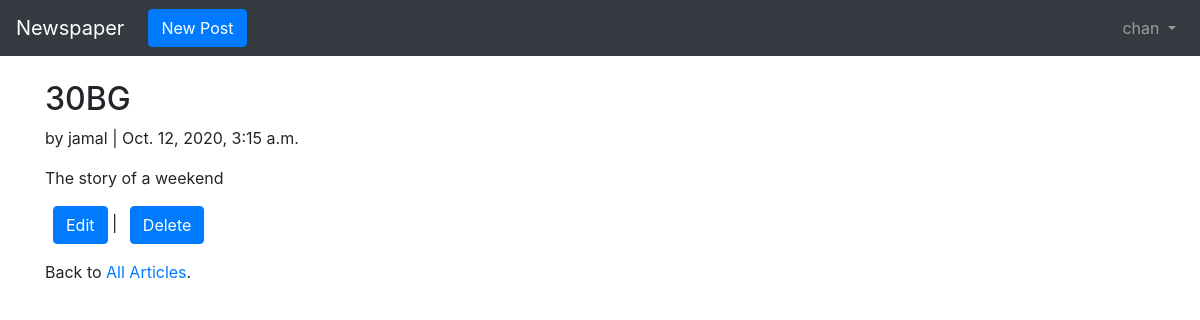
The page /articles/7/ (signed in) on the database its author committed.
### users/models.py (models this page shows)
class CustomUser(AbstractUser):
	age = models.PositiveIntegerField(null=True, blank=True)
	nickname = models.CharField(max_length=100, null=False)

### articles/models.py (models this page shows, shortened)
class Article(models.Model):
    title = models.CharField(max_length=250)
    body = models.TextField()
    date = models.DateTimeField(auto_now_add=True)
    author = models.ForeignKey(get_user_model(), on_delete=models.CASCADE, )
    class Meta:
        verbose_name = "Article"
        verbose_name_plural = "Articles"

### articles/views.py (the view)
# urls.py: path('<int:pk>/',ArticleDetailView.as_view(), name='article_detail'), # new
class ArticleDetailView(LoginRequiredMixin, DetailView): # new
	model = Article
	template_name = 'article_detail.html'
	login_url = 'login'

### templates/article_detail.html
{% extends 'base.html' %}
{% block content %}
<div class="article-entry">
<h2>{{ object.title }}</h2>
<p>by {{ object.author }} | {{ object.date }}</p>
<p>{{ object.body }}</p>
</div>
<a href="{% url 'article_edit' article.pk %}" class="btn btn-primary ml-2">Edit</a> |
<a href="{% url 'article_delete' article.pk %}" class="btn btn-primary ml-2">Delete</a></p>
<p>Back to <a href="{% url 'article_list' %}">All Articles</a>.</p>
{% endblock content %}

### templates/base.html (shortened to what this page needs)
{% load static %}
<!DOCTYPE html>
<html>
<head>
    <link href="{% static "css/bootstrap.css" %}" rel="stylesheet" type="text/css" />
</head>
<body>
    <nav class="navbar navbar-expand-md navbar-dark bg-dark mb-4">
        <a class="navbar-brand" href="{% url 'home' %}">Newspaper</a>
        {% if user.is_authenticated %}
            <ul class="navbar-nav mr-auto">
<li class="nav-item"><a href="{% url 'article_new' %}" class="btn btn-primary ml-2">New Post</a></li>
</ul>
        {% endif %}
        <div class="collapse navbar-collapse" id="navbarCollapse">
            {% if user.is_authenticated %}
            <ul class="navbar-nav ml-auto">
                <li class="nav-item">
                    <a class="nav-link dropdown-toggle" href="#" id="userMenu" data-toggle="dropdown" aria-haspopup="true" aria-expanded="false">
                        {{ user.username }}
                    </a>
                </li>
            </ul>
            {% endif %}
        </div>
    </nav>
    <div class="container">
        {% block content %}
        {% endblock content %}
    </div>
</body>
</html>

### rows shown on the page
CustomUser: username "chan"
Article: title "30BG", author "jamal", date "Oct. 12, 2020, 3:15 a.m.", body "The story of a weekend"
